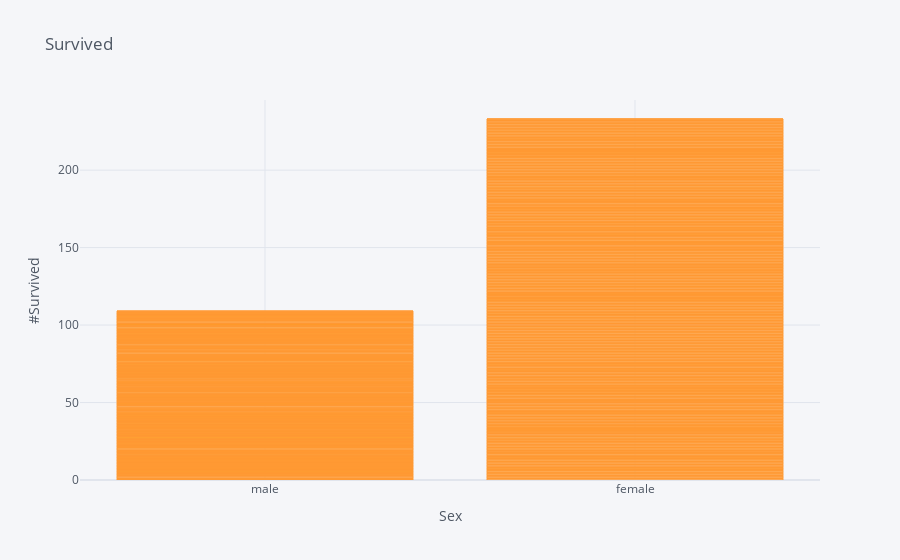

The cell this chart's notebook holds for it:
### Code cell
titanic.iplot(kind = 'bar', x = 'sex', y = 'survived', title = 'Survived', xTitle = 'Sex', yTitle = '#Survived')

### Figure 1 — Plotly figure (JSON) as saved in the notebook; plotly's stock layout.template omitted (floating-point values rounded to 4 significant figures; data arrays with more than 128 entries replaced by an {"elided": "..."} marker saying what was removed)
{"data": [{"marker": {"color": "rgba(255, 153, 51, 0.6)", "line": {"color": "rgba(255, 153, 51, 1.0)", "width": 1}}, "name": "survived", "orientation": "v", "text": "", "type": "bar", "x": {"elided": "891 str values"}, "y": {"elided": "891 int values"}}], "layout": {"legend": {"bgcolor": "#F5F6F9", "font": {"color": "#4D5663"}}, "paper_bgcolor": "#F5F6F9", "plot_bgcolor": "#F5F6F9", "title": {"font": {"color": "#4D5663"}, "text": "Survived"}, "xaxis": {"gridcolor": "#E1E5ED", "showgrid": true, "tickfont": {"color": "#4D5663"}, "title": {"font": {"color": "#4D5663"}, "text": "Sex"}, "zerolinecolor": "#E1E5ED"}, "yaxis": {"gridcolor": "#E1E5ED", "showgrid": true, "tickfont": {"color": "#4D5663"}, "title": {"font": {"color": "#4D5663"}, "text": "#Survived"}, "zerolinecolor": "#E1E5ED"}}}
